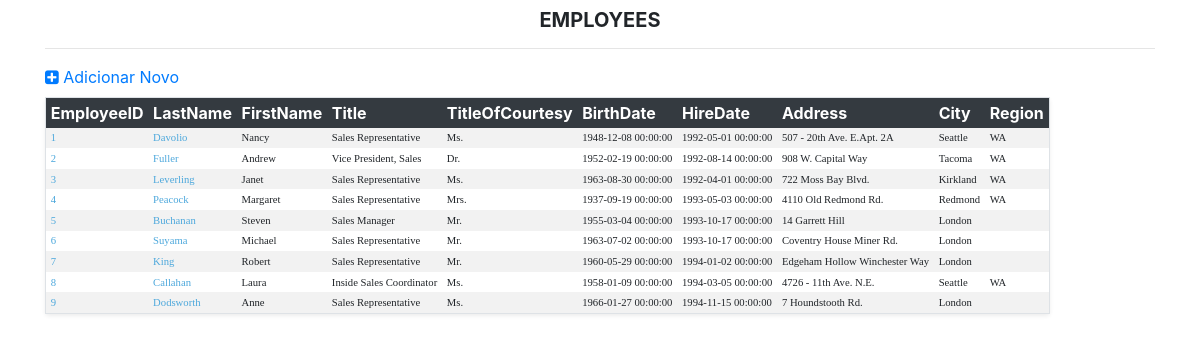
The page /Painel.php?idPg=20 on the database its author committed.
### tables this page shows
CREATE TABLE IF NOT EXISTS `employees` (
  `EmployeeID` int(11) NOT NULL AUTO_INCREMENT,
  `LastName` varchar(20) NOT NULL,
  `FirstName` varchar(10) NOT NULL,
  `Title` varchar(30) DEFAULT NULL,
  `TitleOfCourtesy` varchar(25) DEFAULT NULL,
  `BirthDate` datetime DEFAULT NULL,
  `HireDate` datetime DEFAULT NULL,
  `Address` varchar(60) DEFAULT NULL,
  `City` varchar(15) DEFAULT NULL,
  `Region` varchar(15) DEFAULT NULL,
  `PostalCode` varchar(10) DEFAULT NULL,
  `Country` varchar(15) DEFAULT NULL,
  `HomePhone` varchar(24) DEFAULT NULL,
  `Extension` varchar(4) DEFAULT NULL,
  `Photo` longblob,
  `Notes` mediumtext NOT NULL,
  `ReportsTo` int(11) DEFAULT NULL,
  `PhotoPath` varchar(255) DEFAULT NULL,
  `Salary` float DEFAULT NULL,
  PRIMARY KEY (`EmployeeID`),
  KEY `LastName` (`LastName`),
  KEY `PostalCode` (`PostalCode`),
  KEY `FK_Employees_Employees` (`ReportsTo`)
);

### FuncoesDAO.php (called while the page is built, shortened)
<?php
function listarRegistros($vConn, $tabela){
    $sqlLista = "Select * from $tabela";
    $rsLista = mysqli_query($vConn, $sqlLista) or die(mysqli_error($vConn));
    return $rsLista;
}
function listarCampos($vConn, $tabela){
    $sqlCampos = "Show columns from $tabela";
    $rsCampos = mysqli_query($vConn, $sqlCampos) or die(mysqli_error($vConn));
    return $rsCampos;
}
?>

### Lista.php (the view)
<?php
$rsLista = listarRegistros($vConn, $tabela);
$numCampos=  mysqli_num_fields($rsLista);
$rsCampos = listarCampos($vConn, $tabela);
while($campos = mysqli_fetch_array($rsCampos)){
    $nomeCampos[] = $campos[0];
}
?>
<h5 class="text-center mt-2 font-weight-bold"><?=strtoupper($tabela);?></h5>
<hr>
<a href="?idPg=<?=$idPg + 2;?>">
    <i class="fa fa-md fa-plus-square"></i>
    Adicionar Novo
</a>
<table class="table-sm table-striped border shadow-sm rounded mt-2 mb-3">
    <thead class="table-dark">
        <tr>
        <?php
        $cont = 0;
        foreach($nomeCampos as $valor){
            if($cont < 10){
        ?>
            <th><?=$valor;?></th>
        <?php
            }
        $cont++;
        }
        ?>
        </tr>
    </thead>
    <tbody>
        <?php
        while ($dadosLista = mysqli_fetch_array($rsLista)) {
        ?>
        <tr>
            <?php
            for($i=0; $i<$numCampos; $i++){
                if ($i < 10){
                    if($i <= 1){
            ?>
                <td>
                    <a href="?idPg=<?=$idPg + 1;?>&tbl=<?=$tabela;?>&column=<?=$nomeCampos[0];?>&id=<?=$dadosLista[0];?>" class="LinkDados">
                        <?=$dadosLista[$i];?>
                    </a>
                </td>
            <?php } else { ?>
            <td><font class="TextoDados"><?=$dadosLista[$i];?></font></td>
            <?php
                    }
                }
            }
            ?>
        </tr>
        <?php
        }
        ?>
    </tbody>
</table>

### css/estilo.css (style rules this page uses)
.TextoDados { font-family:Verdana; font-size: 8pt; }
.LinkDados { font-family:Verdana; font-size: 8pt; color:#4DA8DC; }

### rows shown on the page
employees: EmployeeID "1", LastName "Davolio", FirstName "Nancy", Title "Sales Representative", TitleOfCourtesy "Ms.", BirthDate "1948-12-08 00:00:00", HireDate "1992-05-01 00:00:00", Address "507 - 20th Ave. E.Apt. 2A", City "Seattle", Region "WA"
employees: EmployeeID "2", LastName "Fuller", FirstName "Andrew", Title "Vice President, Sales", TitleOfCourtesy "Dr.", BirthDate "1952-02-19 00:00:00", HireDate "1992-08-14 00:00:00", Address "908 W. Capital Way", City "Tacoma", Region "WA"
employees: EmployeeID "3", LastName "Leverling", FirstName "Janet", Title "Sales Representative", TitleOfCourtesy "Ms.", BirthDate "1963-08-30 00:00:00", HireDate "1992-04-01 00:00:00", Address "722 Moss Bay Blvd.", City "Kirkland", Region "WA"
employees: EmployeeID "4", LastName "Peacock", FirstName "Margaret", Title "Sales Representative", TitleOfCourtesy "Mrs.", BirthDate "1937-09-19 00:00:00", HireDate "1993-05-03 00:00:00", Address "4110 Old Redmond Rd.", City "Redmond", Region "WA"
employees: EmployeeID "5", LastName "Buchanan", FirstName "Steven", Title "Sales Manager", TitleOfCourtesy "Mr.", BirthDate "1955-03-04 00:00:00", HireDate "1993-10-17 00:00:00", Address "14 Garrett Hill", City "London"
employees: EmployeeID "6", LastName "Suyama", FirstName "Michael", Title "Sales Representative", TitleOfCourtesy "Mr.", BirthDate "1963-07-02 00:00:00", HireDate "1993-10-17 00:00:00", Address "Coventry House Miner Rd.", City "London"
employees: EmployeeID "7", LastName "King", FirstName "Robert", Title "Sales Representative", TitleOfCourtesy "Mr.", BirthDate "1960-05-29 00:00:00", HireDate "1994-01-02 00:00:00", Address "Edgeham Hollow Winchester Way", City "London"
employees: EmployeeID "8", LastName "Callahan", FirstName "Laura", Title "Inside Sales Coordinator", TitleOfCourtesy "Ms.", BirthDate "1958-01-09 00:00:00", HireDate "1994-03-05 00:00:00", Address "4726 - 11th Ave. N.E.", City "Seattle", Region "WA"
employees: EmployeeID "9", LastName "Dodsworth", FirstName "Anne", Title "Sales Representative", TitleOfCourtesy "Ms.", BirthDate "1966-01-27 00:00:00", HireDate "1994-11-15 00:00:00", Address "7 Houndstooth Rd.", City "London"

### other values the page prints
$tabela "EMPLOYEES"
$valor "EmployeeID"
$valor "LastName"
$valor "FirstName"
$valor "Title"
$valor "TitleOfCourtesy"
$valor "BirthDate"
$valor "HireDate"
$valor "Address"
$valor "City"
$valor "Region"
